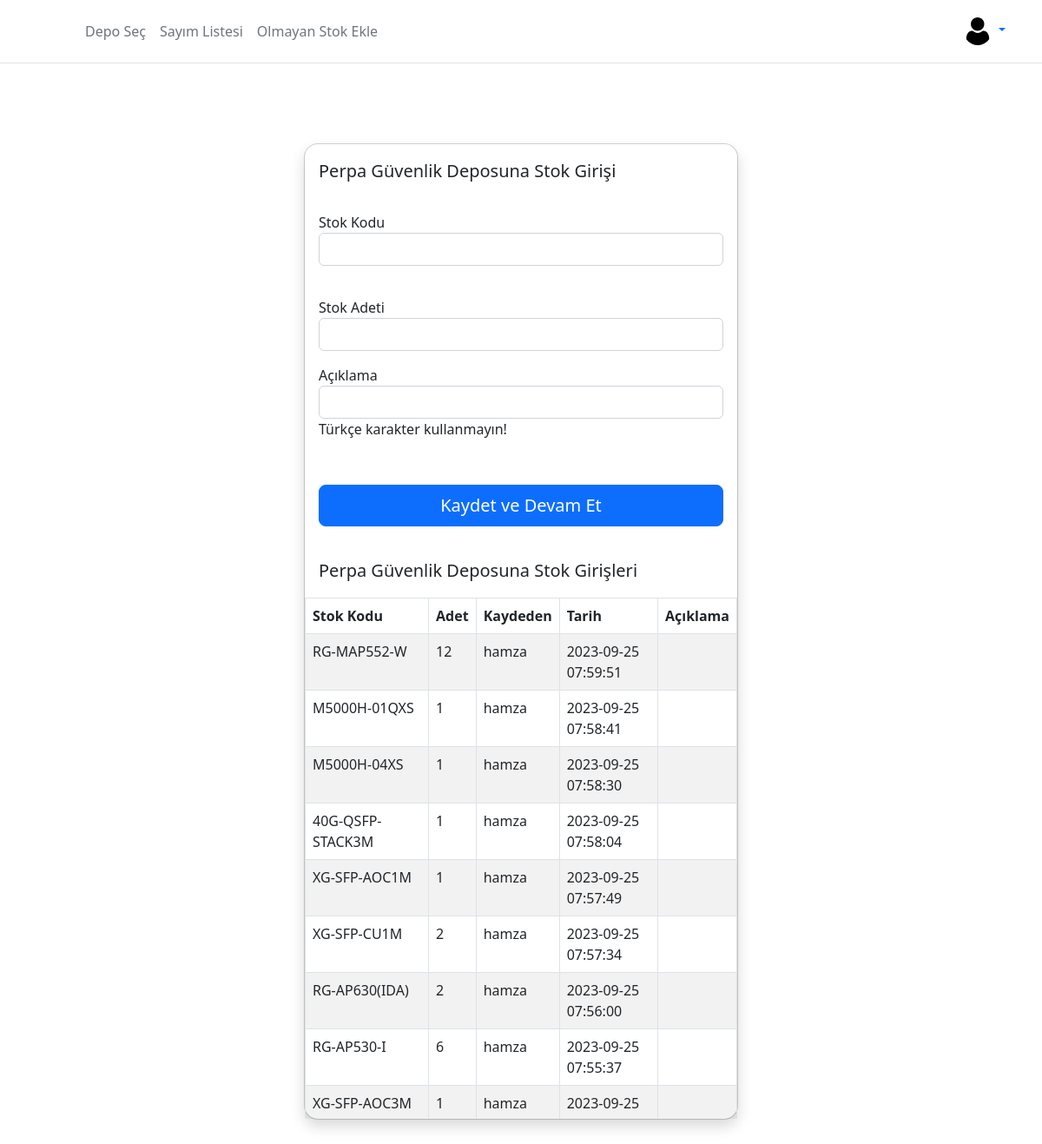
The page /depo/admin.php?id=3 (signed in) on the database its author committed.
### tables this page shows
CREATE TABLE `depo` (
  `id` int(16) NOT NULL,
  `depo_adi` varchar(255) NOT NULL
);

CREATE TABLE `stoklar` (
  `id` int(16) NOT NULL,
  `depo_id` int(16) NOT NULL,
  `stok_kodu` text NOT NULL,
  `stok_adedi` int(11) NOT NULL,
  `stok_kaydeden` varchar(255) NOT NULL,
  `time` timestamp NOT NULL DEFAULT current_timestamp(),
  `aciklama` text NOT NULL
);

### depo/admin.php (the view, shortened to what this page needs)
<?php include "functions.php";
    $q = $db->prepare("SELECT * FROM depo WHERE id =:id");
    $q->execute(array('id' => $_GET['id']));
    $depo = $q->fetch(PDO::FETCH_ASSOC);
?>
<!DOCTYPE html>
<html lang="tr">
<head>
    <link href="https://cdnjs.cloudflare.com/ajax/libs/bootstrap/5.2.0/css/bootstrap.min.css" rel="stylesheet">
</head>
<body>
<div class="modal modal-sheet position-static d-block bg-body-secondary p-4 py-md-5" tabindex="-1" role="dialog" id="modalSheet">
    <div class="modal-dialog" role="document">
        <div class="modal-content rounded-4 shadow">
            <form action="functions.php" method="post">
                <div class="modal-header border-bottom-0">
                    <h1 class="modal-title fs-5"><?php echo  $depo['depo_adi']; ?> Deposuna Stok Girişi</h1>
                </div>
                <div class="modal-footer flex-column align-items-stretch w-100 gap-2 pb-3 border-top-0">
                    <div class="form-group">
                        <label for="exampleFormControlInput1">Stok Kodu</label>
                        <input type="text" class="form-control" id="stok_kodu" name="stok_kodu">
                    </div>
                </div>
                <div class="modal-footer flex-column align-items-stretch w-100 gap-2 pb-3 border-top-0">
                    <div class="form-group">
                        <label for="exampleFormControlInput1">Stok Adeti</label>
                        <input type="number" class="form-control" id="stok_adedi" name="stok_adedi">
                    </div>
                    <div class="form-group">
                        <label for="exampleFormControlInput1">Açıklama</label>
                        <input type="text" class="form-control" id="aciklama" name="aciklama">
                        <p>Türkçe karakter kullanmayın!</p>
                    </div>
                </div>
                <div class="modal-footer flex-column align-items-stretch w-100 gap-2 pb-3 border-top-0">
                    <button type="submit" class="btn btn-lg btn-primary" name="stok_kaydet">Kaydet ve Devam Et</button>
                </div>
            </form>
            <div class="modal-header border-bottom-0">
                <h1 class="modal-title fs-5"><?php echo  $depo['depo_adi']; ?> Deposuna Stok Girişleri</h1>
            </div>
            <div class="">
                <div class="table-responsive table-wrapper">
                    <table id="example" class="table table-striped table-bordered second" style="width:100%">
                        <thead>
                            <tr>
                                <th>Stok Kodu</th>
                                <th>Adet</th>
                                <th>Kaydeden</th>
                                <th>Tarih</th>
                                <th>Açıklama</th>
                            </tr>
                        </thead>
                        <tbody>
                            <?php session();
                                $kullanicisi = $_SESSION['k_adi'];
                                $q = $db->prepare("SELECT * FROM stoklar WHERE stok_kaydeden = '$kullanicisi' ORDER BY time DESC "); $q -> execute(  );
                                if ( $d = $q->fetchAll() ){ foreach( $d as $k => $row ) {
                                    ?>
                                    <tr>
                                        <td><?php echo  $row['stok_kodu']; ?></td>
                                        <td><?php echo  $row['stok_adedi']; ?></td>
                                        <td><?php echo  $row['stok_kaydeden']; ?></td>
                                        <td><?php echo  $row['time']; ?></td>
                                        <td><?php echo  $row['aciklama']; ?></td>
                                    </tr>
                            <?php } } ?>
                        </tbody>
                    </table>
                </div>
            </div>
        </div>
    </div>
</div>
</body>
</html>

### depo/admin.php (style rules this page uses)
.table-wrapper { max-height: 600px; overflow-y: auto; }

### rows shown on the page
depo: depo_adi "Perpa Güvenlik"
stoklar: stok_kodu "RG-MAP552-W", stok_adedi "12", stok_kaydeden "hamza", time "2023-09-25 07:59:51"
stoklar: stok_kodu "M5000H-01QXS", stok_adedi "1", stok_kaydeden "hamza", time "2023-09-25 07:58:41"
stoklar: stok_kodu "M5000H-04XS", stok_adedi "1", stok_kaydeden "hamza", time "2023-09-25 07:58:30"
stoklar: stok_kodu "40G-QSFP-STACK3M", stok_adedi "1", stok_kaydeden "hamza", time "2023-09-25 07:58:04"
stoklar: stok_kodu "XG-SFP-AOC1M", stok_adedi "1", stok_kaydeden "hamza", time "2023-09-25 07:57:49"
stoklar: stok_kodu "XG-SFP-CU1M", stok_adedi "2", stok_kaydeden "hamza", time "2023-09-25 07:57:34"
stoklar: stok_kodu "RG-AP630(IDA)", stok_adedi "2", stok_kaydeden "hamza", time "2023-09-25 07:56:00"
stoklar: stok_kodu "RG-AP530-I", stok_adedi "6", stok_kaydeden "hamza", time "2023-09-25 07:55:37"
stoklar: stok_kodu "XG-SFP-AOC3M", stok_adedi "1", stok_kaydeden "hamza", time "2023-09-25…"
